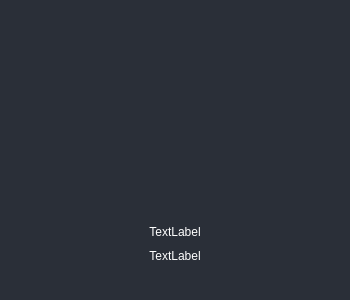
<?xml version="1.0" encoding="UTF-8"?>
<ui version="4.0">
 <class>shoppingCartElement</class>
 <widget class="QWidget" name="shoppingCartElement">
  <property name="geometry">
   <rect>
    <x>0</x>
    <y>0</y>
    <width>350</width>
    <height>300</height>
   </rect>
  </property>
  <property name="sizePolicy">
   <sizepolicy hsizetype="Fixed" vsizetype="Maximum">
    <horstretch>0</horstretch>
    <verstretch>0</verstretch>
   </sizepolicy>
  </property>
  <property name="minimumSize">
   <size>
    <width>350</width>
    <height>300</height>
   </size>
  </property>
  <property name="maximumSize">
   <size>
    <width>370</width>
    <height>320</height>
   </size>
  </property>
  <property name="windowTitle">
   <string>Form</string>
  </property>
  <property name="styleSheet">
   <string notr="true">* {
	color: #fff;
	background-color: #2a2f38;
}

QLineEdit {
	background-color: #16191d;
	padding: 5px 10px;
	border-top-left-radius: 10px;
	border-bottom-left-radius: 10px;
	border-top-right-radius: 10px;
	border-bottom-right-radius: 10px;
}

QTextEdit {
	font-size: 10px;
}</string>
  </property>
  <layout class="QVBoxLayout" name="verticalLayout_2">
   <property name="leftMargin">
    <number>0</number>
   </property>
   <property name="topMargin">
    <number>0</number>
   </property>
   <property name="rightMargin">
    <number>20</number>
   </property>
   <property name="bottomMargin">
    <number>20</number>
   </property>
   <item>
    <widget class="QGroupBox" name="groupBox">
     <property name="minimumSize">
      <size>
       <width>350</width>
       <height>300</height>
      </size>
     </property>
     <property name="maximumSize">
      <size>
       <width>350</width>
       <height>300</height>
      </size>
     </property>
     <property name="styleSheet">
      <string notr="true">border: none</string>
     </property>
     <property name="title">
      <string/>
     </property>
     <layout class="QHBoxLayout" name="horizontalLayout">
      <item alignment="Qt::AlignHCenter|Qt::AlignVCenter">
       <widget class="QFrame" name="frame_3">
        <property name="maximumSize">
         <size>
          <width>300</width>
          <height>400</height>
         </size>
        </property>
        <property name="frameShape">
         <enum>QFrame::StyledPanel</enum>
        </property>
        <property name="frameShadow">
         <enum>QFrame::Raised</enum>
        </property>
        <layout class="QVBoxLayout" name="verticalLayout_4">
         <property name="spacing">
          <number>0</number>
         </property>
         <property name="leftMargin">
          <number>0</number>
         </property>
         <property name="topMargin">
          <number>0</number>
         </property>
         <property name="rightMargin">
          <number>10</number>
         </property>
         <property name="bottomMargin">
          <number>0</number>
         </property>
         <item>
          <widget class="QLabel" name="imageArea">
           <property name="minimumSize">
            <size>
             <width>300</width>
             <height>200</height>
            </size>
           </property>
           <property name="maximumSize">
            <size>
             <width>300</width>
             <height>300</height>
            </size>
           </property>
           <property name="text">
            <string/>
           </property>
          </widget>
         </item>
         <item alignment="Qt::AlignHCenter|Qt::AlignBottom">
          <widget class="QFrame" name="frame_4">
           <property name="maximumSize">
            <size>
             <width>200</width>
             <height>250</height>
            </size>
           </property>
           <property name="frameShape">
            <enum>QFrame::StyledPanel</enum>
           </property>
           <property name="frameShadow">
            <enum>QFrame::Raised</enum>
           </property>
           <layout class="QVBoxLayout" name="verticalLayout">
            <property name="spacing">
             <number>10</number>
            </property>
            <property name="leftMargin">
             <number>10</number>
            </property>
            <property name="topMargin">
             <number>10</number>
            </property>
            <property name="rightMargin">
             <number>0</number>
            </property>
            <property name="bottomMargin">
             <number>0</number>
            </property>
            <item>
             <widget class="QLabel" name="productName">
              <property name="minimumSize">
               <size>
                <width>150</width>
                <height>0</height>
               </size>
              </property>
              <property name="text">
               <string>TextLabel</string>
              </property>
              <property name="alignment">
               <set>Qt::AlignCenter</set>
              </property>
              <property name="wordWrap">
               <bool>true</bool>
              </property>
             </widget>
            </item>
            <item>
             <widget class="QLabel" name="productCost">
              <property name="text">
               <string>TextLabel</string>
              </property>
              <property name="alignment">
               <set>Qt::AlignCenter</set>
              </property>
             </widget>
            </item>
            <item>
             <widget class="QPushButton" name="deleteProductFromCartBtn">
              <property name="text">
               <string/>
              </property>
              <property name="icon">
               <iconset resource="../resources.qrc">
                <normaloff>:/icons/trash-2.svg</normaloff>:/icons/trash-2.svg</iconset>
              </property>
              <property name="iconSize">
               <size>
                <width>24</width>
                <height>24</height>
               </size>
              </property>
             </widget>
            </item>
           </layout>
          </widget>
         </item>
        </layout>
       </widget>
      </item>
     </layout>
    </widget>
   </item>
  </layout>
 </widget>
 <resources>
  <include location="../resources.qrc"/>
 </resources>
 <connections/>
</ui>
